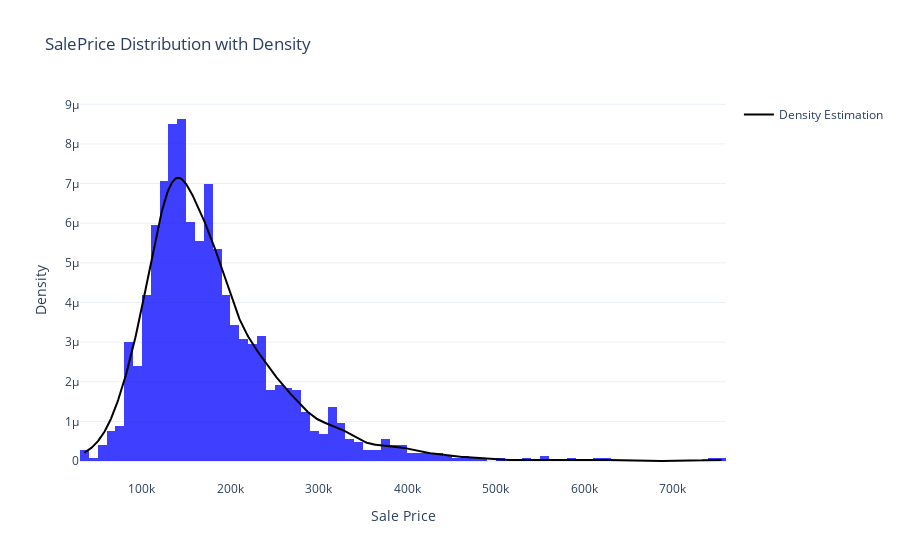

Write notebook code for a chart like this one.
### Markdown cell above
**Brief Theory: Kernel Density Estimation (KDE)**

Kernel Density Estimation (KDE) is a non-parametric method to estimate the probability density function (PDF) of a dataset. 
It smooths the histogram by placing a small, continuous kernel (e.g., Gaussian) at each data point.

**Formula**
$$
f(x) = \frac{1}{n \times h}\sum(\frac{K((x - x_i)}{h})
$$

Where:
- $n$: Number of data points
- $h$: Bandwidth (controls smoothness)
- $K$: Kernel function (e.g., Gaussian kernel)

### Code cell
# Calculate KDE for SalePrice
kde = gaussian_kde(train['SalePrice'])
x_vals = np.linspace(train['SalePrice'].min(), train['SalePrice'].max(), 1000)
kde_vals = kde(x_vals)

# Create the histogram with proportion normalization
fig = px.histogram(train, 
                   x='SalePrice', 
                   nbins=100, 
                   title='SalePrice Distribution with Density',
                   labels={'SalePrice': 'Sale Price'},
                   template='plotly_white',
                   histnorm='probability density')  # Normalize to proportion

fig.update_traces(marker_color='blue', opacity=0.75)

# Add the density curve
fig.add_trace(
    go.Scatter(
        x=x_vals,
        y=kde_vals,
        mode='lines',
        line=dict(color='black', width=2),
        name='Density Estimation'
    )
)

fig.update_layout(
    yaxis_title='Density',
    xaxis_title='Sale Price',
    showlegend=True
)

fig.show()

### Figure 1 — Plotly figure (JSON) as saved in the notebook; plotly's stock layout.template omitted (floating-point values rounded to 4 significant figures; data arrays with more than 128 entries replaced by an {"elided": "..."} marker saying what was removed)
{"data": [{"alignmentgroup": "True", "bingroup": "x", "histnorm": "probability density", "hovertemplate": "Sale Price=%{x}<br>probability density=%{y}<extra></extra>", "legendgroup": "", "marker": {"color": "blue", "pattern": {"shape": ""}}, "name": "", "nbinsx": 100, "offsetgroup": "", "opacity": 0.75, "orientation": "v", "showlegend": false, "type": "histogram", "x": {"elided": "1460 int values"}, "xaxis": "x", "yaxis": "y"}, {"line": {"color": "black", "width": 2}, "mode": "lines", "name": "Density Estimation", "type": "scatter", "x": {"elided": "1000 float values"}, "y": {"elided": "1000 float values"}}], "layout": {"barmode": "relative", "legend": {"tracegroupgap": 0}, "showlegend": true, "title": {"text": "SalePrice Distribution with Density"}, "xaxis": {"anchor": "y", "domain": [0, 1], "title": {"text": "Sale Price"}}, "yaxis": {"anchor": "x", "domain": [0, 1], "title": {"text": "Density"}}}}
